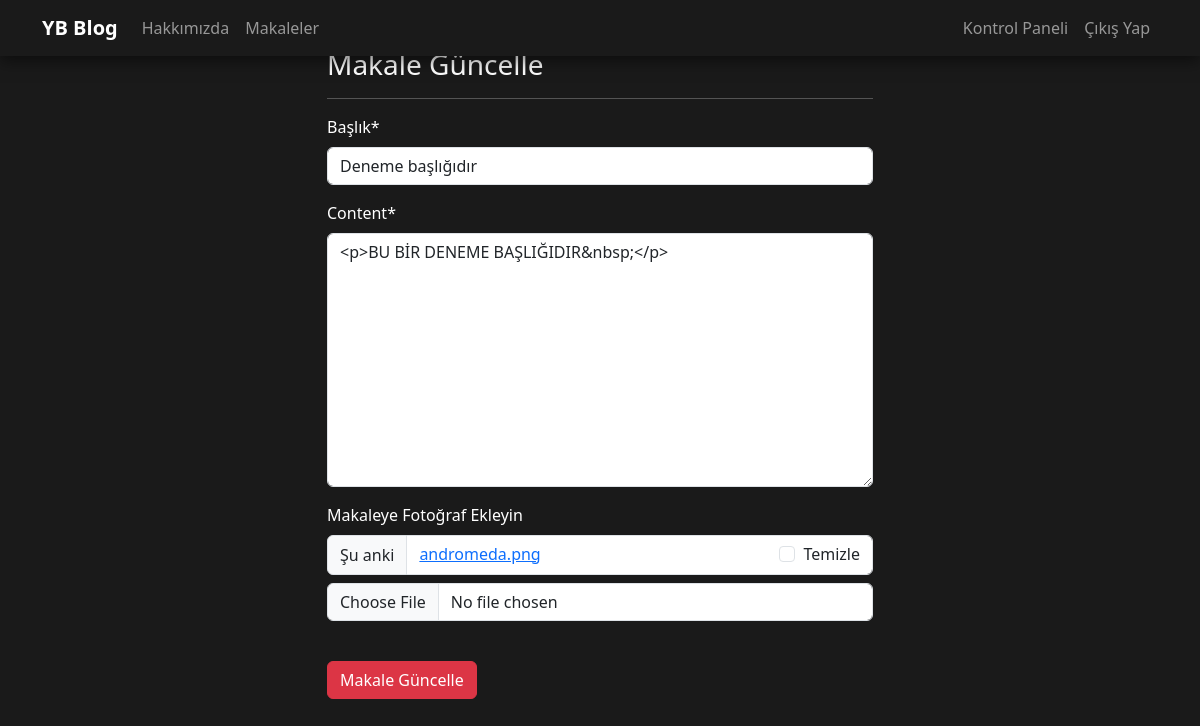
/articles/update/deneme-basligidir (signed in), run on the app's committed database.
### article/models.py (models this page shows, shortened)
class Article(models.Model):
    author = models.ForeignKey("auth.User",on_delete = models.CASCADE,verbose_name = "Yazar ")
    title = models.CharField(max_length = 50,verbose_name = "Başlık")
    content = RichTextField()
    created_date = models.DateTimeField(auto_now_add=True,verbose_name="Oluşturulma Tarihi")
    article_image = models.FileField(blank = True,null = True,verbose_name="Makaleye Fotoğraf Ekleyin")
    slug = models.SlugField(unique=True, max_length=100)
    class Meta:
        ordering = ['-created_date']

### article/views.py (the view)
# urls.py: path('update/<slug:slug>',views.updateArticle,name = "update"),
@login_required(login_url = "user:login")
def updateArticle(request, slug):
    article = get_object_or_404(Article, slug=slug)
    form = ArticleForm(request.POST or None,request.FILES or None,instance = article)
    if form.is_valid():
        article = form.save(commit=False)
        article.author = request.user
        article.save()
        messages.success(request,"Makale başarıyla güncellendi")
        return redirect("article:dashboard")
    return render(request,"update.html",{"form":form})

### article/forms.py
class ArticleForm(forms.ModelForm):
    class Meta:
        model = Article
        fields = ["title","content","article_image"]

### templates/update.html (shortened to what this page needs)
{% extends "layout.html" %}
{% block body %}
{% load crispy_forms_tags %}
<div class="row">
    <div class="col-md-6 offset-md-3">
        <h3>Makale Güncelle</h3>
        <hr>
        <form method = "post" enctype="multipart/form-data">
            {{form|crispy}}
            <br>
            <button type = "submit" class = "btn btn-danger">Makale Güncelle</button>
        </form>
    </div>
  </div>
{% endblock body %}

### static/css/style.css (style rules this page uses)
body { font-family: 'Segoe UI', Tahoma, Geneva, Verdana, sans-serif; background-color: #1A1A1A; color: #FFFFFF; padding-top: 0 !important; }

### data on the page
Article: title "Deneme başlığıdır", content "<p>BU BİR DENEME BAŞLIĞIDIR&nbsp;</p>"
